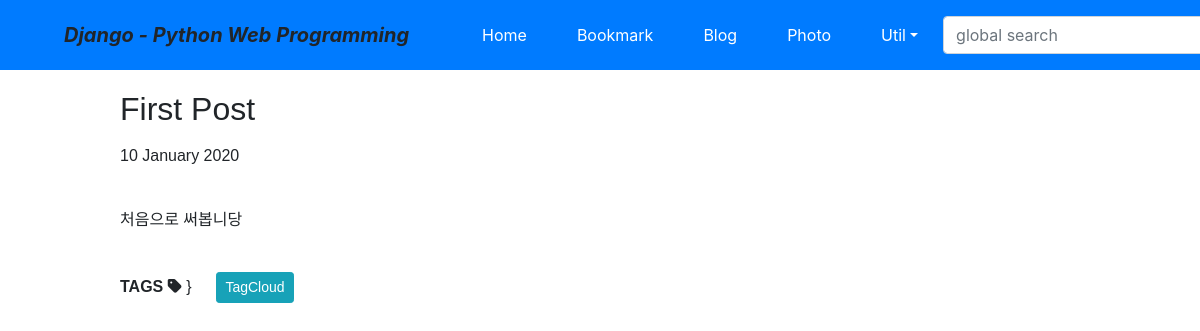
Page /blog/post/first_post/ on the earlier database version.
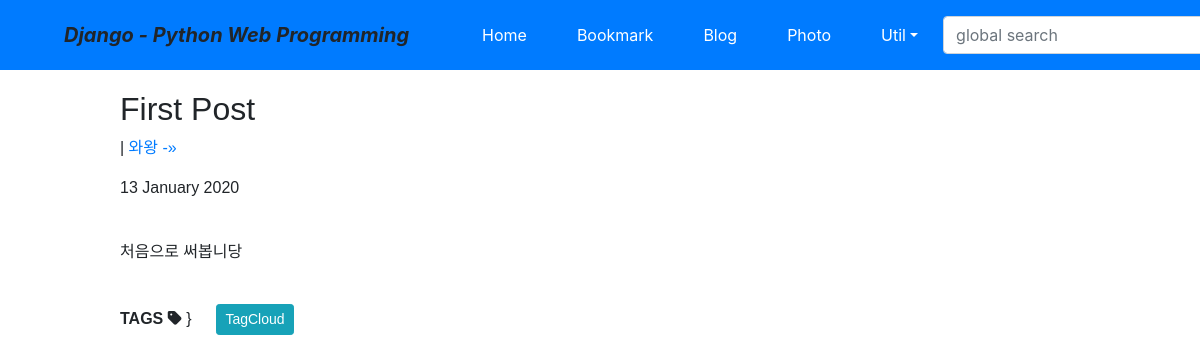
Same page on the later database version.
### blog/models.py (models this page shows)
class Post(models.Model):
    title = models.CharField(verbose_name='TITLE', max_length=50)
    slug = models.SlugField('SLUG', unique=True, allow_unicode=True, help_text='one word for title alias.')
    description = models.CharField('DESCRIPTION', max_length=100, blank=True, help_text='simple description text.')
    content = models.TextField('CONTENT')
    create_dt = models.DateTimeField('CREATE DATE', auto_now_add=True)
    modify_dt = models.DateTimeField('MODIFY DATE', auto_now=True)
    tags = TaggableManager(blank=True)
    class Meta:
        verbose_name = 'post'
        verbose_name_plural = 'posts'
        db_table = 'blog_posts'
        ordering = ('-modify_dt',)
    def __str__(self):
        return self.title
    def get_absolute_url(self):
        return reverse('blog:post_detail', args=(self.slug,))
    def get_previous(self):
        return self.get_previous_by_modify_dt()
    def get_next(self):
        return self.get_next_by_modify_dt()

### blog/views.py (the view)
# urls.py: re_path(r'^post/(?P<slug>[-\w]+)/$', views.PostDV.as_view(), name='post_detail'),
class PostDV(DetailView):
    model = Post

### blog/templates/blog/post_detail.html (shortened to what this page needs)
{% extends "base.html" %}
{% load staticfiles %}
{% block content %}
<div class="post-body">
<h2>{{ object.title }}</h2>
<p>
    {% if object.get_next %}
    | <a href="{{ object.get_next.get_absolute_url }}" title="View next post">
    {{ object.get_next}} -&raquo;
    </a>
    {% endif %}
</p>
<p>{{ object.modify_dt|date:"j F Y" }}</p>
<br>
<div class="body">
    {{ object.content|linebreaks }}
</div>
<br>
<div>
    <b>TAGS</b> <i class="fas fa-tag"></i>
    {% load taggit_templatetags2_tags %}
    }
    &emsp;
    <a href="{% url 'blog:tag_cloud' %}"> <span class="btn btn-info btn-sm">TagCloud</span></a>
</div>
    <br>
</div>
{% endblock %}

Differences in the rows shown:
changed Post "First Post": get_next (not shown) → "와왕"; modify_dt "10 January 2020" → "13 January 2020"
